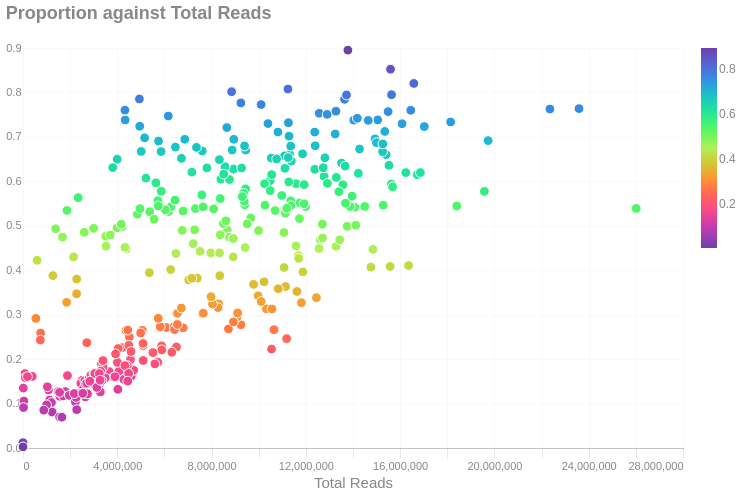

This figure's notebook cell:
### Markdown cell above
### Total reads vs
This scatterplot is a diagnostic that shows the relationship between the proportion of total reads compared to _something_. Each point is a sample and is colored by the value of the variable you select.

### Code cell
_ycols = ["Valid", "Unique Molecules", "Linked", "Barcodes", "Molecules/Barcode", "Reads/Molecule"]
dropdowny = alt.binding_radio(
    options= _ycols,
    labels=[f" {i}  " for i in _ycols],
    name='Y Axis: '
)
ycol_param = alt.param(value='Linked', bind=dropdowny)

with SafeRender(aggregate_df):
    (
        alt.Chart(aggregate_df[['Sample', 'Valid', 'Total Reads', "Unique Molecules", "Linked", "Barcodes", "Molecules/Barcode", "Reads/Molecule"]])
        .mark_point(stroke = "white", strokeWidth = 1)
        .add_params(ycol_param)
        .transform_calculate(Selected=f'datum[{ycol_param.name}]')
        .encode(
            y=alt.Y('Selected:Q', title = ''),
            x='Total Reads:Q',
            color=alt.Color('Selected:Q').scale(scheme='rainbow'),
            tooltip = ['Sample', 'Selected:Q', 'Total Reads:Q']
        )
        .properties(
            title=alt.Title('Proportion against Total Reads'),
            usermeta={
                'embedOptions': {'downloadFileName': f'alignments.percent.linked'},
                'padding': {'left': 80, 'right': 20, 'top': 10, 'bottom': 10}
            }
        )
    ).display()

### Figure 1 — Vega-Lite specification as saved in the notebook (floating-point values rounded to 4 significant figures; data arrays with more than 128 entries replaced by an {"elided": "..."} marker saying what was removed)
{"width": "container", "height": 400, "config": {"title": {"anchor": "start", "dy": -15, "fontSize": 18, "color": "#888888", "subtitleColor": "#888888", "subtitleFontSize": 14}, "arc": {"fill": "#0072B2"}, "axis": {"domainColor": "#888888", "domainWidth": 0.5, "gridWidth": 0.2, "grid": false, "titleFontWeight": 400, "titleFontSize": 15, "labelFontSize": 11, "labelColor": "#888888", "tickColor": "#888888", "tickWidth": 0.2, "titleColor": "#888888"}, "axisBand": {"grid": false}, "axisX": {"grid": true, "tickSize": 10, "domainCap": "round"}, "axisY": {"domain": false, "grid": true, "tickSize": 0, "domainCap": "round"}, "background": "transparent", "header": {"labelFontSize": 15, "labelColor": "#888888", "titleFontSize": 15, "titleFontWeight": 600, "titleColor": "#888888"}, "legend": {"labelFont": "sans-serif", "labelFontSize": 12, "labelColor": "#888888", "symbolSize": 100, "symbolType": "circle", "titleFontSize": 12, "titlePadding": 10, "titleColor": "#888888", "title": null}, "range": {"category": ["#E69F00", "#56B4E9", "#009E73", "#F0E442", "#0072B2", "#D55E00", "#CC79A7", "#000000"], "diverging": ["#cfe8f3", "#a2d4ec", "#73bfe2", "#46abdb", "#1696d2", "#12719e"]}, "area": {"fill": "#0072B2", "fillOpacity": 0.7, "line": true, "strokeOpacity": 0.7}, "line": {"color": "#0072B2", "stroke": "#0072B2", "strokeWidth": 2}, "trail": {"color": "#0072B2", "stroke": "#0072B2", "strokeWidth": 0, "size": 1}, "point": {"filled": true, "fillOpacity": 1.0, "size": 95}, "text": {"color": "#888888", "fontSize": 11, "align": "right", "fontWeight": 400, "size": 11}, "bar": {"fill": "#0072B2", "stroke": null}, "view": {"stroke": null, "continuousWidth": 660, "continuousHeight": 400}}, "data": {"name": "data-a6787e60aa51bbfdc2ba0522da1b3539"}, "mark": {"type": "point", "stroke": "white", "strokeWidth": 1}, "encoding": {"color": {"field": "Selected", "scale": {"scheme": "rainbow"}, "type": "quantitative"}, "tooltip": [{"field": "Sample", "type": "nominal"}, {"field": "Selected", "type": "quantitative"}, {"field": "Total Reads", "type": "quantitative"}], "x": {"field": "Total Reads", "type": "quantitative"}, "y": {"field": "Selected", "title": "", "type": "quantitative"}}, "params": [{"name": "param_669783db0cbcd0f8", "bind": {"input": "radio", "options": ["Valid", "Unique Molecules", "Linked", "Barcodes", "Molecules/Barcode", "Reads/Molecule"], "labels": [" Valid  ", " Unique Molecules  ", " Linked  ", " Barcodes  ", " Molecules/Barcode  ", " Reads/Molecule  "], "name": "Y Axis: "}, "value": "Linked"}], "title": {"text": "Proportion against Total Reads"}, "transform": [{"calculate": "datum[param_669783db0cbcd0f8]", "as": "Selected"}], "usermeta": {"embedOptions": {"downloadFileName": "alignments.percent.linked"}, "padding": {"left": 80, "right": 20, "top": 10, "bottom": 10}}, "$schema": "https://vega.github.io/schema/vega-lite/v6.1.0.json", "datasets": {"data-a6787e60aa51bbfdc2ba0522da1b3539": {"elided": "351 records"}}}
